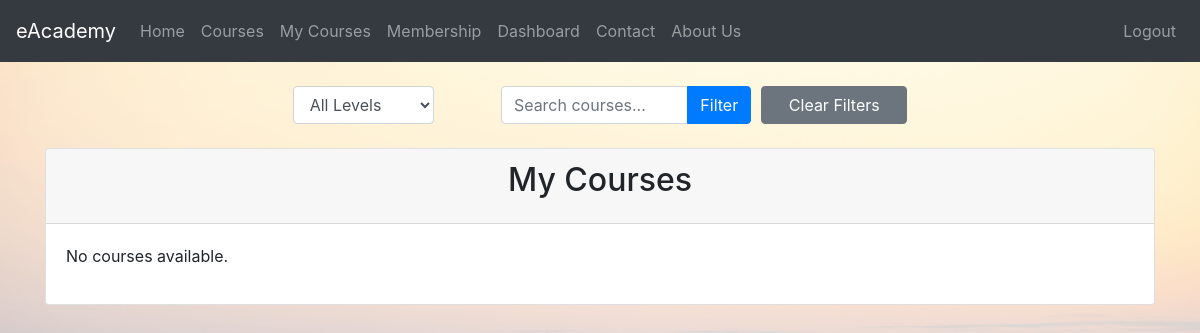
The app's page /my_courses/ (signed in), older data.
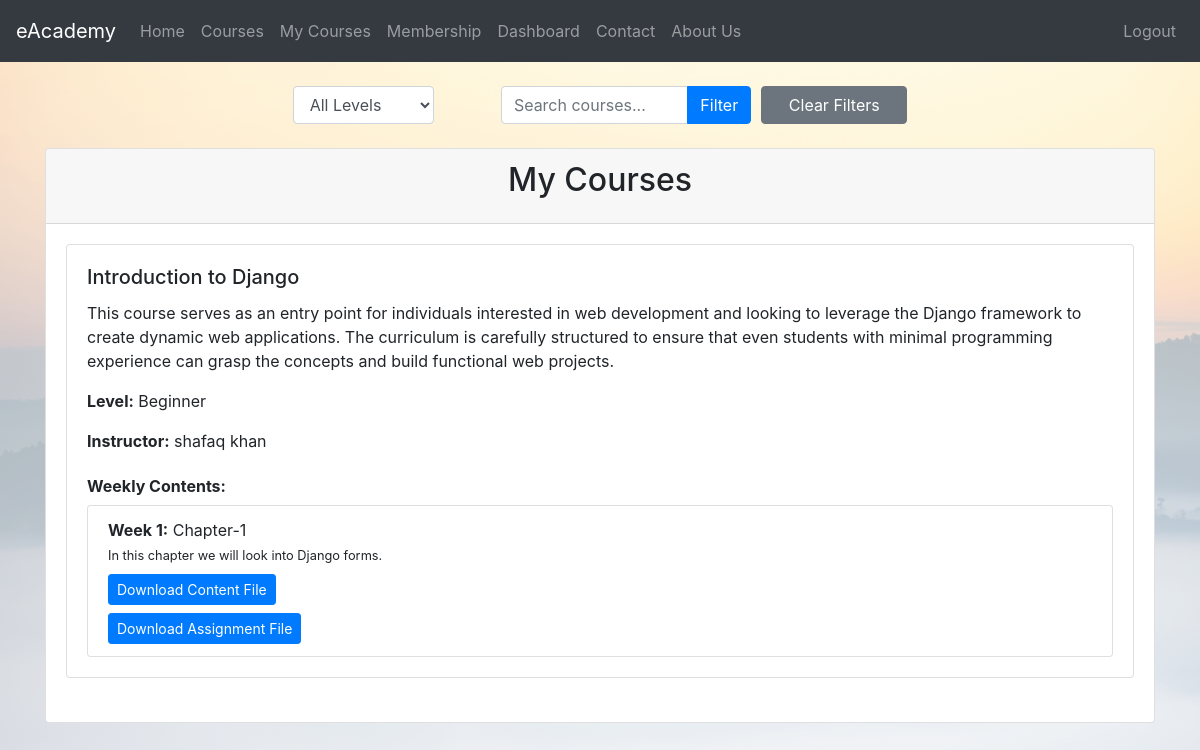
The same page, newer data.
### eAcademyApp/models.py (models this page shows, shortened)
class StudentCourse(models.Model):
    student = models.ForeignKey(UserProfile, on_delete=models.CASCADE)
    course = models.ForeignKey(Course, on_delete=models.CASCADE)
    grade = models.DecimalField(max_digits=5, decimal_places=2, default=0.0)
    attendance = models.PositiveIntegerField(default=0)

class Course(models.Model):
    LEVEL_CHOICES = [
        ('beginner', 'Beginner'),
        ('intermediate', 'Intermediate'),
        ('advanced', 'Advanced'),
    ]
    title = models.CharField(max_length=200)
    description = models.TextField()
    level_type = models.CharField(max_length=12, choices=LEVEL_CHOICES, default='beginner')
    instructor = models.ForeignKey(User, on_delete=models.CASCADE)
    files = models.FileField(upload_to='course_files/')
    image = models.ImageField(upload_to='course_images/', blank=True, null=True, default='default.jpg')
    created_at = models.DateTimeField(auto_now_add=True)
    updated_at = models.DateTimeField(auto_now=True)

class WeeklyContent(models.Model):
    course = models.ForeignKey(Course, on_delete=models.CASCADE)
    week_number = models.PositiveIntegerField()
    title = models.CharField(max_length=200)
    description = models.TextField()
    content_file = models.FileField(upload_to='weekly_content/')
    assignment_file = models.FileField(upload_to='weekly_content/assignment/', default='Lec_2_-_Python_Programming_L3gQPaa.pdf')
    uploaded_by = models.ForeignKey(User, on_delete=models.CASCADE)
    uploaded_at = models.DateTimeField(auto_now_add=True)

### eAcademyApp/views.py (the view)
# urls.py: path('my_courses/', views.student_courses, name='student_courses'),
@login_required
def student_courses(request):
    search_query = request.GET.get('q')
    level_filter = request.GET.get('level')
    level_choices = Course.LEVEL_CHOICES
    if request.user.userprofile.isstudent():
        student_courses = StudentCourse.objects.filter(student=request.user.userprofile)
        search_query = request.GET.get('q')
        if search_query:
            student_courses = student_courses.filter(course__title__icontains=search_query)
        if level_filter and level_filter in [choice[0] for choice in Course.LEVEL_CHOICES]:
            student_courses = student_courses.filter(course__level_type=level_filter)
        return render(request, 'student_courses.html', {'student_courses': student_courses, 'level_choices': level_choices, 'level_filter': level_filter})
    else:
        messages.info(request, 'Only students are allowed to access this page.')
        return redirect(reverse('eAcademyApp:homepage'))

### eAcademyApp/models.py (called while the page is built)
    def isteacher(self):
        return self.user_type == 'professor'

    def isstudent(self):
        return self.user_type == 'student'

### templates/student_courses.html (shortened to what this page needs)
{% extends 'base.html' %}
{% block content %}
    <div class="container mt-4">
           <form method="GET" class="form-inline justify-content-center mb-4">
    <div class="form-row align-items-center">
        <div class="col-md-4 mt-2 mt-md-0">
            <select name="level" id="level-filter" class="form-control">
                <option value="">All Levels</option>
            </select>
        </div>
            <div class="col-md-5">
            <div class="input-group">
                <input type="text" name="q" id="search-input" class="form-control" placeholder="Search courses...">
                <div class="input-group-append">
                    <button type="submit" class="btn btn-primary">Filter</button>
                </div>
            </div>
        </div>
        <div class="col-md-3 mt-2 mt-md-0">
            <a href="{% url 'eAcademyApp:student_courses' %}" class="btn btn-block btn-secondary">Clear Filters</a>
        </div>
    </div>
</form>
        <div class="card">
            <div class="card-header">
                <h2 class="card-title text-center">My Courses</h2>
            </div>
            <div class="card-body">
                {% if student_courses %}
                    {% for student_course in student_courses %}
                        <div class="card mb-4">
                            <div class="card-body">
                                <h5 class="card-title">{{ student_course.course.title }}</h5>
                                <p class="card-text">{{ student_course.course.description }}</p>
                                <p class="card-text"><strong>Level:</strong> {{ student_course.course.get_level_type_display }}</p>
                                <p class="card-text"><strong>Instructor:</strong> {{ student_course.course.instructor.first_name }} {{ student_course.course.instructor.last_name }}</p>
                                <h6 class="mt-4"><strong>Weekly Contents:</strong></h6>
                                {% if student_course.course.weeklycontent_set.exists %}
                                    <ul class="list-group">
                                        {% for weekly_content in student_course.course.weeklycontent_set.all %}
                                            <li class="list-group-item">
                                                <strong>Week {{ weekly_content.week_number }}:</strong> {{ weekly_content.title }}
                                                <br>
                                                <small>{{ weekly_content.description }}</small>
                                                <br>
                                                <a class="btn btn-sm btn-primary mt-2" href="{{ weekly_content.content_file.url }}">Download Content File</a>
                                                <br>
                                                <a class="btn btn-sm btn-primary mt-2" href="{{ weekly_content.assignment_file.url }}">Download Assignment File</a>
                                            </li>
                                        {% endfor %}
                                    </ul>
                                {% else %}
                                    <p>No content available yet.</p>
                                {% endif %}
                            </div>
                        </div>
                    {% endfor %}
                {% else %}
                    <p>No courses available.</p>
                {% endif %}
            </div>
        </div>
    </div>
{% endblock %}

### templates/base.html (shortened to what this page needs)
{% load static %}
<!DOCTYPE html>
<html>
<head>
    <link rel="stylesheet" href="https://stackpath.bootstrapcdn.com/bootstrap/4.5.0/css/bootstrap.min.css">
    <link rel="stylesheet" href="{% static 'eAcademyApp/styles.css' %}">
</head>
<body>
    <nav class="navbar navbar-expand-lg navbar-dark bg-dark">
        <a class="navbar-brand" href="/">eAcademy</a>
        <div class="collapse navbar-collapse" id="navbarNav">
            <ul class="navbar-nav mr-auto">
                <li class="nav-item {% if request.path == '/' %}active{% endif %}">
                    <a class="nav-link" href="/">Home</a>
                </li>
                <li class="nav-item {% if request.path == '/courses/' %}active{% endif %}">
                    <a class="nav-link" href="/courses/">Courses</a>
                </li>
                {% if request.user.is_authenticated and request.user.userprofile.isstudent %}
                    <li class="nav-item {% if request.path == '/student_courses/' %}active{% endif %}">
                        <a class="nav-link" href="{% url 'eAcademyApp:student_courses' %}">My Courses</a>
                    </li>
                {% endif %}
                {% if request.user.is_authenticated and request.user.userprofile.isstudent %}
                    <li class="nav-item {% if request.path == '/membership/' %}active{% endif %}">
                        <a class="nav-link" href="/membership/">Membership</a>
                    </li>
                {% endif %}
                {% if request.user.userprofile.isstudent %}
                    <li class="nav-item">
                        <a class="nav-link" href="{% url 'eAcademyApp:dashboard' %}">Dashboard</a>
                    </li>
                {% endif %}
                <li class="nav-item {% if request.path == '/contact/' %}active{% endif %}">
                    <a class="nav-link" href="/contact/">Contact</a>
                </li>
                <li class="nav-item {% if request.path == '/aboutus/' %}active{% endif %}">
                    <a class="nav-link" href="/aboutus/">About Us</a>
                </li>
            </ul>
            <ul class="navbar-nav">
                {% if request.user.is_authenticated and request.user.userprofile.isstudent %}
                    <li class="nav-item {% if request.path == '/cart/' %}active{% endif %}">
                        <a class="nav-link" href="/cart/">
                            <div class="cart-icon"></div>
                        </a>
                    </li>
                {% endif %}
            </ul>
            <ul class="navbar-nav">
                {% if request.user.is_authenticated %}
                    <li class="nav-item">
                        <a class="nav-link" href="/accounts/logout/">Logout</a>
                    </li>
                {% endif %}
            </ul>
        </div>
    </nav>
    {% block content %}
    {% endblock %}
</body>
</html>

### eAcademyApp/static/eAcademyApp/styles.css (style rules this page uses)
body { background-image: url("background.png"); background-size: cover; background-repeat: no-repeat; }
.cart-icon { background-image: url('cart_icon.png'); width: 30px; height: 30px; background-size: cover; }

Row changes from the older to the newer data that the page shows:
added StudentCourse: course "Introduction to Django", course.description "This course serves as an entry point for individuals interested in web development and looking to leverage the Django framework to create dynamic web applications. The curriculum is carefully structured to ensure that even students with minimal programming experience can grasp the concepts and build functional web projects.", course.level_type "Beginner", course.instructor.first_name "shafaq", course.instructor.last_name "khan"
now on this page (row unchanged): WeeklyContent: week_number "1", title "Chapter-1", description "In this chapter we will look into Django forms."
Text that changed along with them:
text no longer shown: "No courses available."
